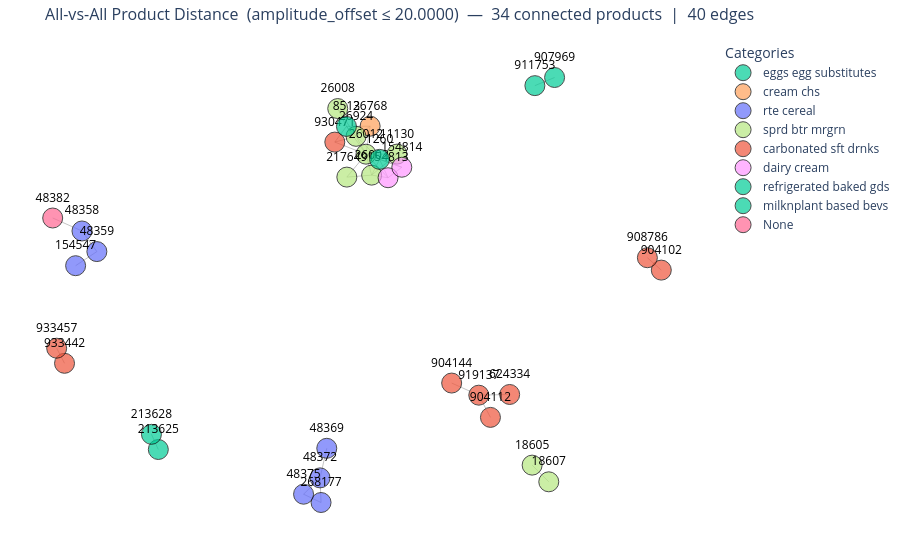

The notebook cell saved with this chart:
### Code cell
# ── Interactive plot (only connected products are shown) ───────────────────
plot_networkx_plotly(
    G,
    title=(
        f'All-vs-All Product Distance  ({METRIC} ≤ {DISTANCE_THRESHOLD:.4f})'
        f'  —  {G.number_of_nodes()} connected products  |  {G.number_of_edges()} edges'
    ),
)

### Figure 1 — Plotly figure (JSON) as saved in the notebook; plotly's stock layout.template omitted (floating-point values rounded to 4 significant figures)
{"data": [{"hoverinfo": "none", "line": {"color": "#888", "width": 0.5}, "mode": "lines", "showlegend": false, "type": "scatter", "x": [0.5972, 0.6599, null, 0.07211, -0.003364, null, 0.07211, 0.0589, null, 0.07211, 0.02728, null, -0.08429, -0.08755, null, -0.08429, -0.14, null, 0.07687, 0.1021, null, 0.07687, 0.1578, null, 0.07687, 0.0589, null, 0.07687, 0.1292, null, 0.07687, -0.002175, null, -0.03116, -0.003364, null, -0.03116, 0.02728, null, 0.0589, 0.1021, null, 0.0589, -0.003364, null, 0.0589, 0.1578, null, 0.0589, 0.02728, null, 0.0589, 0.1292, null, 0.0589, 0.173, null, 0.0589, -0.002175, null, 0.0589, -0.04047, null, 1, 0.9556, null, -0.04047, -0.003364, null, -0.04047, 0.02728, null, 0.02728, 0.1021, null, 0.02728, -0.003364, null, 0.5884, 0.6414, null, 0.4555, 0.4184, null, -0.8665, -0.7987, null, 0.1292, 0.1021, null, 0.1292, 0.173, null, 0.173, 0.1021, null, -0.9018, -0.9268, null, 0.5167, 0.4184, null, 0.3319, 0.4184, null, -0.8462, -0.7987, null, -0.8462, -0.9395, null, -0.06607, -0.08755, null, -0.08755, -0.14, null, -0.6029, -0.6248, null], "y": [0.8164, 0.8506, null, 0.646, 0.645, null, 0.646, 0.5284, null, 0.646, 0.6034, null, -0.9354, -0.832, null, -0.9354, -0.9006, null, 0.4403, 0.5066, null, 0.4403, 0.5287, null, 0.4403, 0.5284, null, 0.4403, 0.4294, null, 0.4403, 0.432, null, 0.7201, 0.645, null, 0.7201, 0.6034, null, 0.5284, 0.5066, null, 0.5284, 0.645, null, 0.5284, 0.5287, null, 0.5284, 0.6034, null, 0.5284, 0.4294, null, 0.5284, 0.4735, null, 0.5284, 0.432, null, 0.5284, 0.5792, null, 0.04115, 0.0932, null, 0.5792, 0.645, null, 0.5792, 0.6034, null, 0.6034, 0.5066, null, 0.6034, 0.645, null, -0.7784, -0.8484, null, -0.5777, -0.4844, null, 0.05971, 0.119, null, 0.4294, 0.5066, null, 0.4294, 0.4735, null, 0.4735, 0.5066, null, -0.3505, -0.287, null, -0.4814, -0.4844, null, -0.4335, -0.4844, null, 0.2056, 0.119, null, 0.2056, 0.2601, null, -0.7076, -0.832, null, -0.832, -0.9006, null, -0.7127, -0.6488, null]}, {"hoverinfo": "text", "marker": {"color": "rgba(0,0,0,0)", "size": 10}, "mode": "markers", "showlegend": false, "text": ["911753 - 907969<br>Weight (Dist): 18.1730", "26768 - 8513<br>Weight (Dist): 18.8071", "26768 - 26012<br>Weight (Dist): 19.6320", "26768 - 26924<br>Weight (Dist): 19.3760", "268177 - 48372<br>Weight (Dist): 19.4515", "268177 - 48375<br>Weight (Dist): 15.8643", "26002 - 1260<br>Weight (Dist): 16.0391", "26002 - 11130<br>Weight (Dist): 16.2965", "26002 - 26012<br>Weight (Dist): 14.0061", "26002 - 154813<br>Weight (Dist): 18.7746", "26002 - 217649<br>Weight (Dist): 19.5114", "26008 - 8513<br>Weight (Dist): 19.9875", "26008 - 26924<br>Weight (Dist): 15.6525", "26012 - 1260<br>Weight (Dist): 17.6215", "26012 - 8513<br>Weight (Dist): 19.8044", "26012 - 11130<br>Weight (Dist): 19.1503", "26012 - 26924<br>Weight (Dist): 18.6946", "26012 - 154813<br>Weight (Dist): 17.5537", "26012 - 154814<br>Weight (Dist): 18.0102", "26012 - 217649<br>Weight (Dist): 19.6878", "26012 - 930471<br>Weight (Dist): 19.3253", "904102 - 908786<br>Weight (Dist): 19.9080", "930471 - 8513<br>Weight (Dist): 18.8172", "930471 - 26924<br>Weight (Dist): 19.0404", "26924 - 1260<br>Weight (Dist): 19.6320", "26924 - 8513<br>Weight (Dist): 18.7716", "18605 - 18607<br>Weight (Dist): 13.7708", "904112 - 919137<br>Weight (Dist): 16.9911", "154547 - 48359<br>Weight (Dist): 17.6816", "154813 - 1260<br>Weight (Dist): 16.5397", "154813 - 154814<br>Weight (Dist): 14.9451", "154814 - 1260<br>Weight (Dist): 18.9538", "933442 - 933457<br>Weight (Dist): 19.3478", "624334 - 919137<br>Weight (Dist): 19.6475", "904144 - 919137<br>Weight (Dist): 17.6026", "48358 - 48359<br>Weight (Dist): 18.3073", "48358 - 48382<br>Weight (Dist): 19.7997", "48369 - 48372<br>Weight (Dist): 19.9645", "48372 - 48375<br>Weight (Dist): 18.0566", "213625 - 213628<br>Weight (Dist): 19.9339"], "type": "scatter", "x": [0.6286, 0.03437, 0.0655, 0.04969, -0.08592, -0.1122, 0.08947, 0.1173, 0.06788, 0.1031, 0.03735, -0.01726, -0.001937, 0.08049, 0.02777, 0.1083, 0.04309, 0.09407, 0.116, 0.02836, 0.009217, 0.9778, -0.02192, -0.006593, 0.06468, 0.01196, 0.6149, 0.437, -0.8326, 0.1157, 0.1511, 0.1376, -0.9143, 0.4675, 0.3751, -0.8225, -0.8929, -0.07681, -0.1138, -0.6138], "y": [0.8335, 0.6455, 0.5872, 0.6247, -0.8837, -0.918, 0.4734, 0.4845, 0.4843, 0.4349, 0.4362, 0.6825, 0.6617, 0.5175, 0.5867, 0.5285, 0.5659, 0.4789, 0.5009, 0.4802, 0.5538, 0.06717, 0.6121, 0.5913, 0.555, 0.6242, -0.8134, -0.5311, 0.08937, 0.468, 0.4515, 0.49, -0.3187, -0.4829, -0.459, 0.1623, 0.2329, -0.7698, -0.8663, -0.6808]}, {"hoverinfo": "text", "hovertext": ["Node: 911753<br>Category: eggs egg substitutes<br>Connections: 1", "Node: 907969<br>Category: eggs egg substitutes<br>Connections: 1"], "marker": {"color": "#00CC96", "line": {"color": ["black", "black"], "width": [1, 1]}, "size": [20, 20]}, "mode": "markers+text", "name": "eggs egg substitutes", "text": ["911753", "907969"], "textfont": {"color": "black", "size": 12}, "textposition": "top center", "type": "scatter", "x": [0.5972, 0.6599], "y": [0.8164, 0.8506]}, {"hoverinfo": "text", "hovertext": ["Node: 26768<br>Category: cream chs<br>Connections: 3"], "marker": {"color": "#FFA15A", "line": {"color": ["black"], "width": [1]}, "size": [20]}, "mode": "markers+text", "name": "cream chs", "text": ["26768"], "textfont": {"color": "black", "size": 12}, "textposition": "top center", "type": "scatter", "x": [0.07211], "y": [0.646]}, {"hoverinfo": "text", "hovertext": ["Node: 268177<br>Category: rte cereal<br>Connections: 2", "Node: 154547<br>Category: rte cereal<br>Connections: 1", "Node: 48358<br>Category: rte cereal<br>Connections: 2", "Node: 48359<br>Category: rte cereal<br>Connections: 2", "Node: 48369<br>Category: rte cereal<br>Connections: 1", "Node: 48372<br>Category: rte cereal<br>Connections: 3", "Node: 48375<br>Category: rte cereal<br>Connections: 2"], "marker": {"color": "#636EFA", "line": {"color": ["black", "black", "black", "black", "black", "black", "black"], "width": [1, 1, 1, 1, 1, 1, 1]}, "size": [20, 20, 20, 20, 20, 20, 20]}, "mode": "markers+text", "name": "rte cereal", "text": ["268177", "154547", "48358", "48359", "48369", "48372", "48375"], "textfont": {"color": "black", "size": 12}, "textposition": "top center", "type": "scatter", "x": [-0.08429, -0.8665, -0.8462, -0.7987, -0.06607, -0.08755, -0.14], "y": [-0.9354, 0.05971, 0.2056, 0.119, -0.7076, -0.832, -0.9006]}, {"hoverinfo": "text", "hovertext": ["Node: 26002<br>Category: sprd btr mrgrn<br>Connections: 5", "Node: 26008<br>Category: sprd btr mrgrn<br>Connections: 2", "Node: 26012<br>Category: sprd btr mrgrn<br>Connections: 10", "Node: 26924<br>Category: sprd btr mrgrn<br>Connections: 6", "Node: 18605<br>Category: sprd btr mrgrn<br>Connections: 1", "Node: 18607<br>Category: sprd btr mrgrn<br>Connections: 1", "Node: 217649<br>Category: sprd btr mrgrn<br>Connections: 2", "Node: 11130<br>Category: sprd btr mrgrn<br>Connections: 2"], "marker": {"color": "#B6E880", "line": {"color": ["black", "black", "black", "black", "black", "black", "black", "black"], "width": [1, 1, 1, 1, 1, 1, 1, 1]}, "size": [20, 20, 20, 20, 20, 20, 20, 20]}, "mode": "markers+text", "name": "sprd btr mrgrn", "text": ["26002", "26008", "26012", "26924", "18605", "18607", "217649", "11130"], "textfont": {"color": "black", "size": 12}, "textposition": "top center", "type": "scatter", "x": [0.07687, -0.03116, 0.0589, 0.02728, 0.5884, 0.6414, -0.002175, 0.1578], "y": [0.4403, 0.7201, 0.5284, 0.6034, -0.7784, -0.8484, 0.432, 0.5287]}, {"hoverinfo": "text", "hovertext": ["Node: 904102<br>Category: carbonated sft drnks<br>Connections: 1", "Node: 930471<br>Category: carbonated sft drnks<br>Connections: 3", "Node: 904112<br>Category: carbonated sft drnks<br>Connections: 1", "Node: 933442<br>Category: carbonated sft drnks<br>Connections: 1", "Node: 624334<br>Category: carbonated sft drnks<br>Connections: 1", "Node: 904144<br>Category: carbonated sft drnks<br>Connections: 1", "Node: 933457<br>Category: carbonated sft drnks<br>Connections: 1", "Node: 919137<br>Category: carbonated sft drnks<br>Connections: 3", "Node: 908786<br>Category: carbonated sft drnks<br>Connections: 1"], "marker": {"color": "#EF553B", "line": {"color": ["black", "black", "black", "black", "black", "black", "black", "black", "black"], "width": [1, 1, 1, 1, 1, 1, 1, 1, 1]}, "size": [20, 20, 20, 20, 20, 20, 20, 20, 20]}, "mode": "markers+text", "name": "carbonated sft drnks", "text": ["904102", "930471", "904112", "933442", "624334", "904144", "933457", "919137", "908786"], "textfont": {"color": "black", "size": 12}, "textposition": "top center", "type": "scatter", "x": [1, -0.04047, 0.4555, -0.9018, 0.5167, 0.3319, -0.9268, 0.4184, 0.9556], "y": [0.04115, 0.5792, -0.5777, -0.3505, -0.4814, -0.4335, -0.287, -0.4844, 0.0932]}, {"hoverinfo": "text", "hovertext": ["Node: 154813<br>Category: dairy cream<br>Connections: 4", "Node: 154814<br>Category: dairy cream<br>Connections: 3"], "marker": {"color": "#FF97FF", "line": {"color": ["black", "black"], "width": [1, 1]}, "size": [20, 20]}, "mode": "markers+text", "name": "dairy cream", "text": ["154813", "154814"], "textfont": {"color": "black", "size": 12}, "textposition": "top center", "type": "scatter", "x": [0.1292, 0.173], "y": [0.4294, 0.4735]}, {"hoverinfo": "text", "hovertext": ["Node: 8513<br>Category: refrigerated baked gds<br>Connections: 5", "Node: 1260<br>Category: refrigerated baked gds<br>Connections: 5"], "marker": {"color": "#00CC96", "line": {"color": ["black", "black"], "width": [1, 1]}, "size": [20, 20]}, "mode": "markers+text", "name": "refrigerated baked gds", "text": ["8513", "1260"], "textfont": {"color": "black", "size": 12}, "textposition": "top center", "type": "scatter", "x": [-0.003364, 0.1021], "y": [0.645, 0.5066]}, {"hoverinfo": "text", "hovertext": ["Node: 213625<br>Category: milknplant based bevs<br>Connections: 1", "Node: 213628<br>Category: milknplant based bevs<br>Connections: 1"], "marker": {"color": "#00CC96", "line": {"color": ["black", "black"], "width": [1, 1]}, "size": [20, 20]}, "mode": "markers+text", "name": "milknplant based bevs", "text": ["213625", "213628"], "textfont": {"color": "black", "size": 12}, "textposition": "top center", "type": "scatter", "x": [-0.6029, -0.6248], "y": [-0.7127, -0.6488]}, {"hoverinfo": "text", "hovertext": ["Node: 48382<br>Category: None<br>Connections: 1"], "marker": {"color": "#FF6692", "line": {"color": ["black"], "width": [1]}, "size": [20]}, "mode": "markers+text", "name": "None", "text": ["48382"], "textfont": {"color": "black", "size": 12}, "textposition": "top center", "type": "scatter", "x": [-0.9395], "y": [0.2601]}], "layout": {"hovermode": "closest", "legend": {"title": {"text": "Categories"}}, "margin": {"b": 20, "l": 5, "r": 5, "t": 40}, "plot_bgcolor": "white", "showlegend": true, "title": {"font": {"size": 16}, "text": "All-vs-All Product Distance  (amplitude_offset ≤ 20.0000)  —  34 connected products  |  40 edges"}, "xaxis": {"showgrid": false, "showticklabels": false, "zeroline": false}, "yaxis": {"showgrid": false, "showticklabels": false, "zeroline": false}}}
